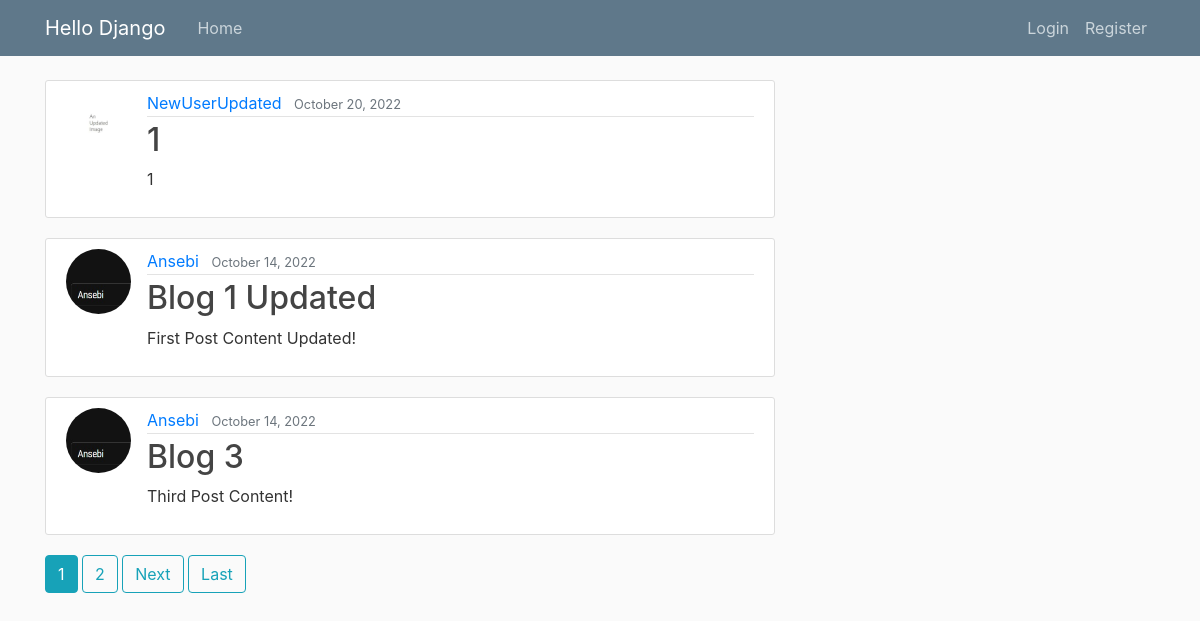
The app's page /, older data.
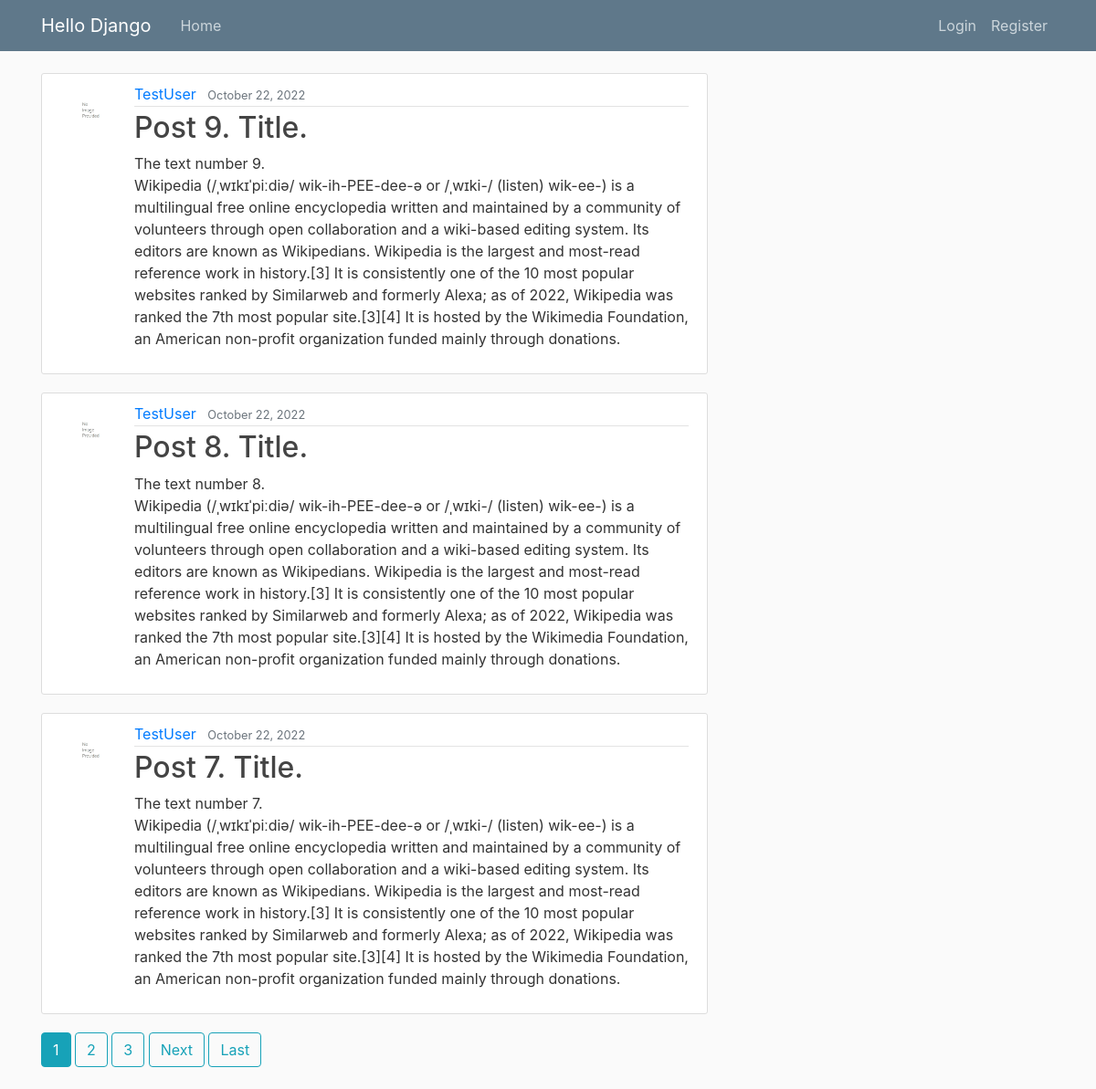
The same page, newer data.
### hello_app/models.py (models this page shows, shortened)
class Post(models.Model):
    title = models.CharField(max_length=100)
    content = models.TextField()
    date_posted = models.DateTimeField(default=timezone.now)
    author = models.ForeignKey(User, on_delete=models.CASCADE)

### users_app/models.py (models this page shows, shortened)
class Profile(models.Model):
    user = models.OneToOneField(User, on_delete=models.CASCADE)
    image = models.ImageField(default='default.jpg', upload_to='profile_images')

### hello_app/views.py (the view)
# urls.py: path('', PostListView.as_view(), name='hello_app-home'),
class PostListView(ListView):
    model = Post
    template_name = 'hello_app/home.html'
    context_object_name = 'posts'
    ordering = ['-date_posted']
    paginate_by = POSTS_PER_PAGE

### hello_app/templates/hello_app/home.html (shortened to what this page needs)
{% extends "hello_app/base.html" %}
{% block content %}
    {% for post in posts %}
        <article class="media content-section">
            <img class="rounded-circle article-img" src="{{ post.author.profile.image.url }}">
            <div class="media-body">
            <div class="article-metadata">
              <a class="mr-2" href="#">{{ post.author }}</a>
              <small class="text-muted">{{ post.date_posted|date:"F d, Y"}}</small>
            </div>
            <h2><a class="article-title" href="{% url 'post-detail' post.id%}">{{ post.title }}</a></h2>
            <p class="article-content">{{ post.content }}</p>
            </div>
        </article>
    {% endfor %}
    {% if is_paginated %}
        {% for num in page_obj.paginator.page_range %}
            {% if num > page_obj.number|add:'-3' and num < page_obj.number|add:'3' %}
                {% if page_obj.number == num %}
                    <a class="btn btn-info mb-4" href="?page={{ num }}">{{ num }}</a>
                {% else%}
                    <a class="btn btn-outline-info mb-4" href="?page={{ num }}">{{ num }}</a>
                {% endif %}
            {% endif %}
        {% endfor %}
        {% if page_obj.has_next %}
            <a class="btn btn-outline-info mb-4" href="?page={{ page_obj.next_page_number }}">Next</a>
            <a class="btn btn-outline-info mb-4" href="?page={{ page_obj.paginator.num_pages }}">Last</a>
        {% endif %}
    {% endif %}
{% endblock content %}

Row changes from the older to the newer data that the page shows:
no longer on this page (row unchanged): Post: author.profile.image (picture), author "NewUserUpdated", date_posted "October 20, 2022", title "1", content "1"
no longer on this page (row unchanged): Post: author.profile.image (picture), author "Ansebi", date_posted "October 14, 2022", title "Blog 1 Updated", content "First Post Content Updated!"
no longer on this page (row unchanged): Post: author.profile.image (picture), author "Ansebi", date_posted "October 14, 2022", title "Blog 3", content "Third Post Content!"
added Post: author.profile.image (placeholder picture), author "TestUser", date_posted "October 22, 2022", title "Post 9. Title.", content "The text number 9. Wikipedia (/ˌwɪkɪˈpiːdiə/ wik-ih-PEE-dee-ə or /ˌwɪki-/ (listen) wik-ee-) is a multilingual free online encyclopedia written and maintained by a community of volunteers through open collaboration and a wiki-based editing system. Its editors are known as Wikipedians. Wikipedia is the largest and most-read reference work in history.[3] It is consistently one of the 10 most popular websites ranked by Similarweb and formerly Alexa; as of 2022, Wikipedia was ranked the 7th most popular site.[3][4] It is hosted by the Wikimedia Foundation, an American non-profit organization funded mainly through donations."
added Post: author.profile.image (placeholder picture), author "TestUser", date_posted "October 22, 2022", title "Post 8. Title.", content "The text number 8. Wikipedia (/ˌwɪkɪˈpiːdiə/ wik-ih-PEE-dee-ə or /ˌwɪki-/ (listen) wik-ee-) is a multilingual free online encyclopedia written and maintained by a community of volunteers through open collaboration and a wiki-based editing system. Its editors are known as Wikipedians. Wikipedia is the largest and most-read reference work in history.[3] It is consistently one of the 10 most popular websites ranked by Similarweb and formerly Alexa; as of 2022, Wikipedia was ranked the 7th most popular site.[3][4] It is hosted by the Wikimedia Foundation, an American non-profit organization funded mainly through donations."
added Post: author.profile.image (placeholder picture), author "TestUser", date_posted "October 22, 2022", title "Post 7. Title.", content "The text number 7. Wikipedia (/ˌwɪkɪˈpiːdiə/ wik-ih-PEE-dee-ə or /ˌwɪki-/ (listen) wik-ee-) is a multilingual free online encyclopedia written and maintained by a community of volunteers through open collaboration and a wiki-based editing system. Its editors are known as Wikipedians. Wikipedia is the largest and most-read reference work in history.[3] It is consistently one of the 10 most popular websites ranked by Similarweb and formerly Alexa; as of 2022, Wikipedia was ranked the 7th most popular site.[3][4] It is hosted by the Wikimedia Foundation, an American non-profit organization funded mainly through donations."
Text that changed along with them:
new list line: "3"
